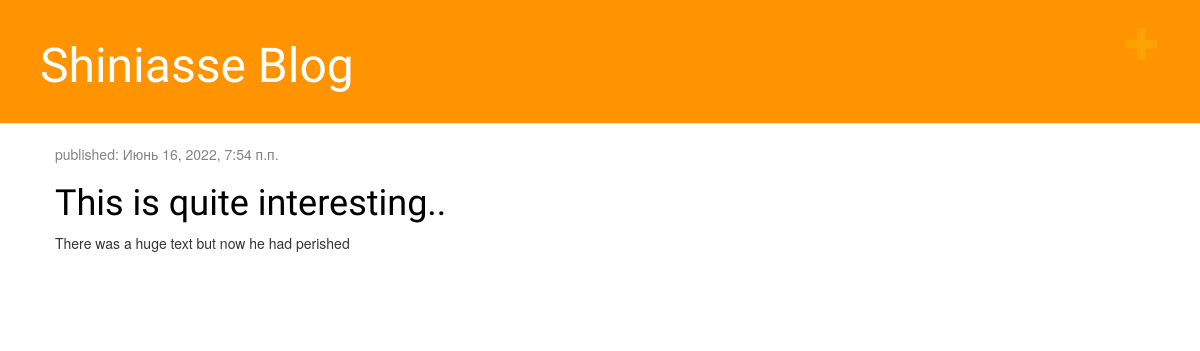
The app's page /, older data.
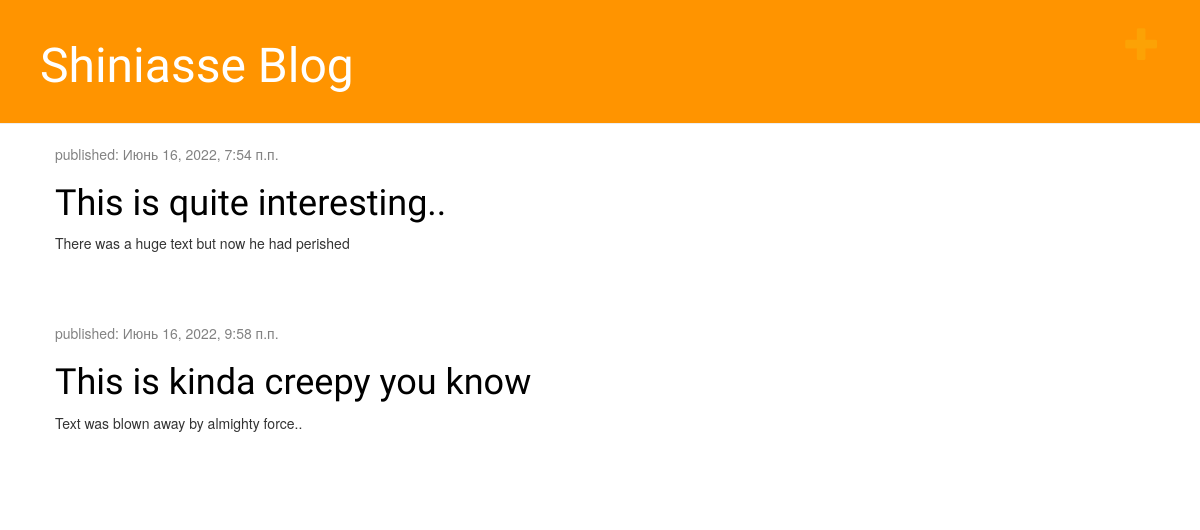
The same page, newer data.
### blog/models.py (models this page shows, shortened)
class Post(models.Model):
    author = models.ForeignKey(settings.AUTH_USER_MODEL, on_delete=models.CASCADE)
    title = models.CharField(max_length=200)
    text = models.TextField()
    created_date = models.DateTimeField(default=timezone.now)
    published_date = models.DateTimeField(blank=True, null=True)

### blog/views.py (the view)
# urls.py: path('', views.post_list, name='post_list'),
def post_list(request):
    posts = Post.objects.filter(published_date__lte=timezone.now()).order_by('published_date')
    return render(request, 'blog/post_list.html', {'posts': posts})

### blog/templates/blog/post_list.html
{% extends 'blog/base.html' %}
{% block content %}
    {% for post in posts %}
    <div class="post">
        <div class="date">
            <p>published: {{ post.published_date }}</p>
        </div>
        <h1><a href="{% url 'post_detail' pk=post.pk %}">{{ post.title }}</a></h1>
        <p>{{ post.text|linebreaksbr }}</p>
    </div>
    {% endfor %}
{% endblock %}

Row changes from the older to the newer data that the page shows:
added Post: published_date "Июнь 16, 2022, 9:58 п.п.", title "This is kinda creepy you know", text "Text was blown away by almighty force.."
